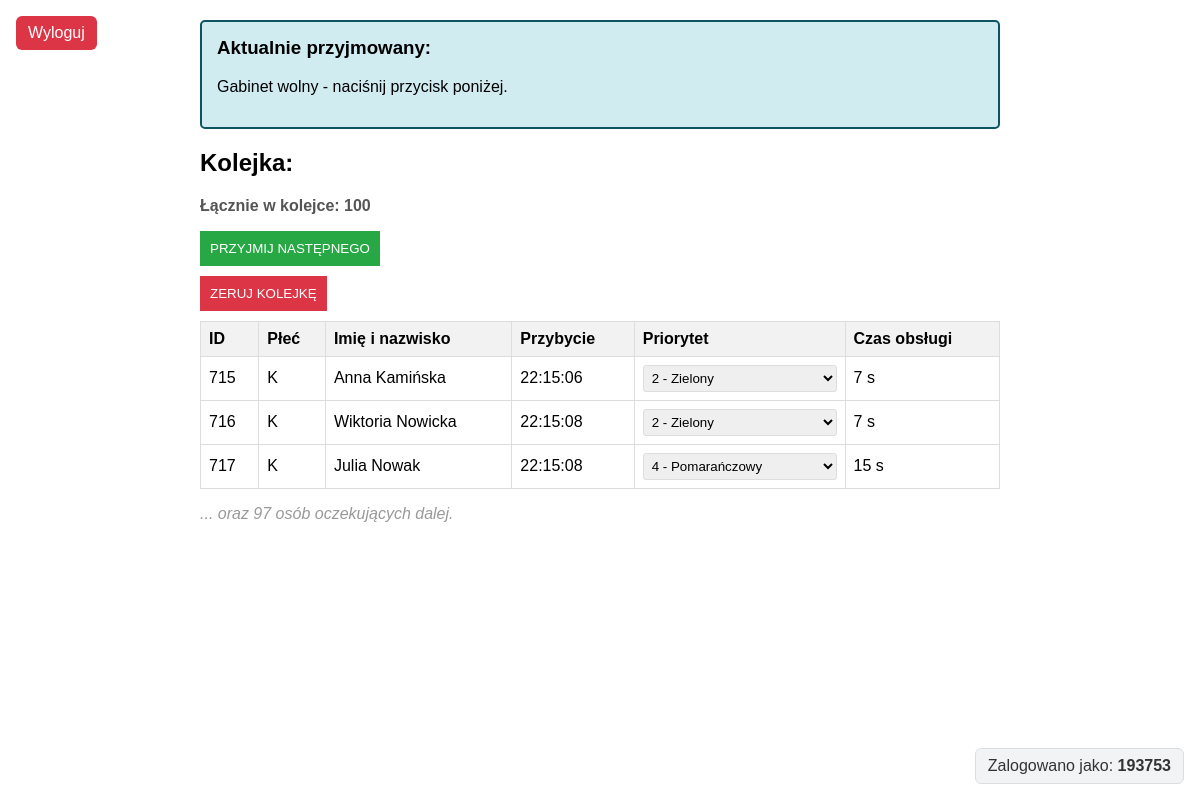
Screenshot of / (signed in) with the database file from the repository.
### tables this page shows
CREATE TABLE patients (
                id INTEGER PRIMARY KEY,
                gender TEXT NOT NULL,
                full_name TEXT NOT NULL,
                arrival_time TEXT NOT NULL,
                priority_number INTEGER,
                service_time_seconds INTEGER
            );

### app/init.py (the view)
class PatientFormView(MethodView):
    def get(self):
        start_background_patient_generation()
        patients = patient_db.get_all_patients()
        print(patients)
        current_time = time.time()
        time_passed = current_time - patient_registry._last_admit_time
        current_service_seconds = max(0, int(patient_registry._current_service_seconds or 0))
        wait_time = max(0, current_service_seconds - time_passed) if patient_registry._last_admit_time > 0 else 0
        return render_template(
            "index.html",
            patients=patients,
            current=patient_registry.get_current_patient(),
            wait_time=round(wait_time, 1),
            current_service_seconds=current_service_seconds,
            error=None
        )

### app/database.py (called while the page is built)
    def get_all_patients(self):
        with self._lock:
            self.cur.execute("""
                SELECT id, gender, full_name, arrival_time, priority_number, service_time_seconds
                FROM patients
                ORDER BY id
            """)
            rows = self.cur.fetchall()
        return [
            {
                "id": r[0],
                "gender": r[1],
                "full_name": r[2],
                "arrival_time": r[3],
                "priority": r[4],
                "service_time_seconds": r[5],
            }
            for r in rows
        ]

### app/init.py (called while the page is built)
def start_background_patient_generation():
    global _generator_started
    with _generator_start_lock:
        if _generator_started:
            return
        worker = threading.Thread(target=_patient_generation_worker, daemon=True)
        worker.start()
        _generator_started = True

    def get_current_patient(self):
        with self._lock:
            return self._current_patient

### app/templates/index.html (shortened to what this page needs)
<!doctype html>
<html lang="pl">
<head>
</head>
<body style="font-family: Arial, sans-serif; max-width: 800px; margin: auto;" data-wait-time='{{ wait_time|tojson }}' data-current-service-seconds='{{ current_service_seconds|tojson }}'>
    <div id="current-card" style="background-color: #d1ecf1; border: 2px solid #0c5460; padding: 15px; border-radius: 5px; margin: 20px 0;">
        <h3 style="margin-top: 0;">Aktualnie przyjmowany:</h3>
        {% if current %}
            <p id="current-name" style="font-size: 1.2em;"><strong>{{ current.full_name }}</strong></p>
            <p id="current-meta" style="margin: 4px 0; color: #444;">
                ID: {{ current.id if current.id is defined else '-' }} |
                Płeć: {{ current.gender if current.gender is defined else '-' }} |
                Przybycie: {{ current.arrival_time if current.arrival_time is defined else '-' }} |
                Service: {{ current.service_time_seconds if current.service_time_seconds is not none else '-' }} s |
                Priorytet: {{ current.priority if current.priority is defined else '-' }}
            </p>
            <p id="current-empty" style="display: none;">Gabinet wolny - naciśnij przycisk poniżej.</p>
        {% else %}
            <p id="current-empty">Gabinet wolny - naciśnij przycisk poniżej.</p>
        {% endif %}
    </div>
    <h2>Kolejka:</h2>
	<p id="queue-count" style="font-weight: bold; color: #555;">
            Łącznie w kolejce: {{ patients|length }}
        </p>
        <form method="post" action="/admit" id="admitForm">
            <button type="submit" id="admitBtn" style="background: #28a745; color: white; border: none; padding: 10px; cursor: pointer;">
                PRZYJMIJ NASTĘPNEGO
            </button>
        </form>
        <button id="resetQueueBtn" type="button" style="background: #dc3545; color: white; border: none; padding: 10px; cursor: pointer; margin-top: 10px;">
            ZERUJ KOLEJKĘ
        </button>
        <table style="width: 100%; border-collapse: collapse; margin-top: 10px;">
            <thead>
                <tr style="background: #f2f2f2;">
                    <th style="border: 1px solid #ddd; padding: 8px; text-align: left;">ID</th>
                    <th style="border: 1px solid #ddd; padding: 8px; text-align: left;">Płeć</th>
                    <th style="border: 1px solid #ddd; padding: 8px; text-align: left;">Imię i nazwisko</th>
                    <th style="border: 1px solid #ddd; padding: 8px; text-align: left;">Przybycie</th>
                    <th style="border: 1px solid #ddd; padding: 8px; text-align: left;">Priorytet</th>
                    <th style="border: 1px solid #ddd; padding: 8px; text-align: left;">Czas obsługi</th>
                </tr>
            </thead>
            <tbody id="queue-body">
                {% for patient in patients[:3] %}
                    <tr>
                        <td style="border: 1px solid #ddd; padding: 8px;">{{ patient.id if patient.id is defined else '-' }}</td>
                        <td style="border: 1px solid #ddd; padding: 8px;">{{ patient.gender if patient.gender is defined else '-' }}</td>
                        <td style="border: 1px solid #ddd; padding: 8px;">
                            {{ patient.full_name if patient.full_name is defined else ((patient.first_name ~ ' ' ~ patient.last_name)|trim) }}
                        </td>
                        <td style="border: 1px solid #ddd; padding: 8px;">{{ patient.arrival_time if patient.arrival_time is defined else '-' }}</td>
                        <td style="border: 1px solid #ddd; padding: 8px;">
                            <select class="priority-select patient-priority-select" data-patient-id="{{ patient.id if patient.id is defined else '' }}" style="width: 100%;">
                                <option value="2" {% if patient.priority == 2 %}selected{% endif %}>2 - Zielony</option>
                                <option value="4" {% if patient.priority == 4 %}selected{% endif %}>4 - Pomarańczowy</option>
                            </select>
                        </td>
                        <td style="border: 1px solid #ddd; padding: 8px;">{{ patient.service_time_seconds if patient.service_time_seconds is defined else '-' }} s</td>
                    </tr>
                {% endfor %}
            </tbody>
        </table>
        {% if patients|length > 3 %}
            <p id="queue-overflow" style="font-style: italic; color: #999;">
                ... oraz {{ patients|length - 3 }} osób oczekujących dalej.
            </p>
        {% else %}
            <p id="queue-overflow" style="font-style: italic; color: #999; display: none;"></p>
        {% endif %}
    <a href="{{ url_for('auth.logout') }}"
       style="position: fixed; top: 16px; left: 16px; z-index: 1000; padding: 8px 12px; background: #dc3545; color: #fff; text-decoration: none; border-radius: 6px;">
      Wyloguj
    </a>
    <div style="position: fixed; right: 16px; bottom: 16px; z-index: 1000; padding: 8px 12px; background: #f1f3f5; border: 1px solid #ddd; border-radius: 6px; color: #333;">
      Zalogowano jako: <strong>{{ current_user or '-' }}</strong>
    </div>
</body>
</html>

### app/templates/index.html (style rules this page uses)
.priority-select { padding: 4px; border: 1px solid #ddd; border-radius: 3px; cursor: pointer; }

### rows the page displays
patients: id "715", gender "K", full_name "Anna Kamińska", arrival_time "22:15:06", id "2 - Zielony", service_time_seconds "7"
patients: id "716", gender "K", full_name "Wiktoria Nowicka", arrival_time "22:15:08", id "2 - Zielony", service_time_seconds "7"
patients: id "717", gender "K", full_name "Julia Nowak", arrival_time "22:15:08", id "4 - Pomarańczowy", service_time_seconds "15"

### other values shown
{{ patients|length }} "100"
{{ patients|length - 3 }} "97"
{{ current_user or '-' }} "193753"
